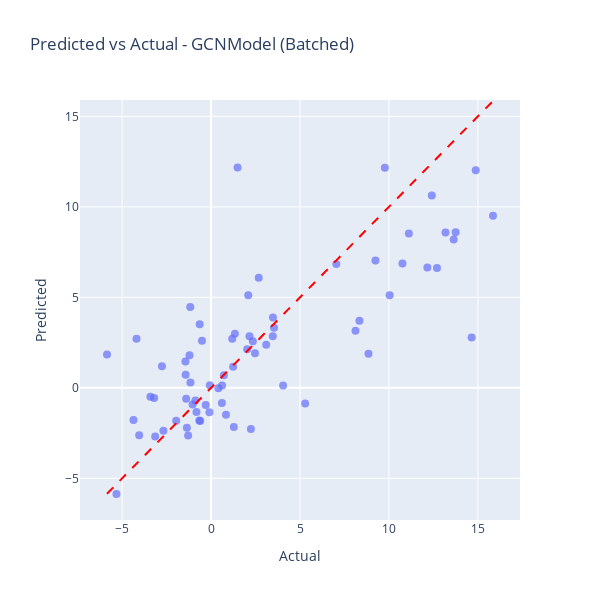

Notebook source saved alongside this figure:
### Code cell
# Create unshuffled evaluation loader so that data labels match the correct graph
eval_loader = DataLoader(graph_list, batch_size=32, shuffle=False)
plot_predictions_plotly(eval_loader, model, metadata_df=molecules_df)

### Figure 1 — Plotly figure (JSON) as saved in the notebook; plotly's stock layout.template omitted (floating-point values rounded to 4 significant figures; data arrays with more than 128 entries replaced by an {"elided": "..."} marker saying what was removed)
{"data": [{"customdata": {"elided": "70x4 mixed values"}, "hovertemplate": "Actual=%{x}<br>Predicted=%{y}<br>Inhibitor Name=%{customdata[0]}<extra></extra>", "legendgroup": "", "marker": {"color": "#636efa", "opacity": 0.7, "size": 8, "symbol": "circle"}, "mode": "markers", "name": "", "orientation": "v", "showlegend": false, "type": "scatter", "x": [5.29, 10.04, -0.51, 2.09, 3.54, 9.77, -1.36, -1.43, 3.48, -0.64, 2.03, 2.35, 7.04, 12.16, 10.76, 13.18, 13.64, -1.4, 1.49, 2.16, -2.68, 12.7, 0.72, 1.28, 14.65, 3.1, 3.47, 8.85, 14.88, 8.12, -1.04, 2.47, 8.34, 0.61, 0.84, -0.66, -1.96, 11.12, 1.24, 4.05, 0.41, -1.16, -0.3, -3.41, -1.44, 13.75, -3.2, -5.32, -3.14, -4.04, -1.29, 0.62, -0.07, -4.36, 1.34, -1.17, 12.41, -1.21, -0.61, 15.85, 9.24, -0.09, -0.82, -4.19, -2.76, 1.19, 2.68, -0.88, -5.85, 2.24], "xaxis": "x", "y": [-0.8583, 5.111, 2.6, 5.122, 3.326, 12.16, -2.207, 0.722, 3.883, 3.509, 2.128, 2.574, 6.85, 6.655, 6.878, 8.584, 8.205, -0.5966, 12.18, 2.848, -2.375, 6.622, 0.702, -2.158, 2.779, 2.379, 2.858, 1.879, 12.02, 3.15, -0.9244, 1.916, 3.703, -0.8302, -1.481, -1.8, -1.814, 8.531, 1.17, 0.1375, -0.01469, 0.3005, -0.948, -0.4842, 1.455, 8.605, -0.5566, -5.864, -2.684, -2.622, -2.627, 0.135, 0.1418, -1.779, 2.997, 4.463, 10.63, 1.807, -1.827, 9.505, 7.036, -1.341, -1.334, 2.715, 1.195, 2.715, 6.091, -0.6955, 1.85, -2.268], "yaxis": "y"}], "layout": {"height": 600, "legend": {"tracegroupgap": 0}, "shapes": [{"line": {"color": "red", "dash": "dash"}, "type": "line", "x0": -5.85, "x1": 15.85, "y0": -5.85, "y1": 15.85}], "showlegend": false, "title": {"text": "Predicted vs Actual - GCNModel (Batched)"}, "width": 600, "xaxis": {"anchor": "y", "domain": [0, 1], "title": {"text": "Actual"}}, "yaxis": {"anchor": "x", "domain": [0, 1], "title": {"text": "Predicted"}}}}
